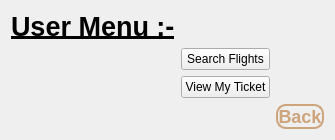
         <widget class="QWidget" name="user_menu_page">
          <layout class="QGridLayout" name="gridLayout_12">
           <item row="1" column="1">
            <widget class="QPushButton" name="btn_search_flight">
             <property name="cursor">
              <cursorShape>PointingHandCursor</cursorShape>
             </property>
             <property name="text">
              <string>Search Flights</string>
             </property>
            </widget>
           </item>
           <item row="2" column="1">
            <widget class="QPushButton" name="btn_view_ticket">
             <property name="cursor">
              <cursorShape>PointingHandCursor</cursorShape>
             </property>
             <property name="text">
              <string>View My Ticket</string>
             </property>
            </widget>
           </item>
           <item row="3" column="2">
            <widget class="QPushButton" name="btn_back_user_menu">
             <property name="cursor">
              <cursorShape>PointingHandCursor</cursorShape>
             </property>
             <property name="styleSheet">
              <string notr="true">QPushButton {
    /* الخلفية شفافة */
    background-color: transparent;
    /* لون الخط (البيج بتاعك) */
    color: #cda47b; 
    /* البرواز */
    border: 2px solid #cda47b;
    /* الحواف دائرية سِنة */
    border-radius: 10px;
    /* الخط عريض (Bold) */
    font-weight: bold;
    /* حجم الخط */
    font-size: 18px;
    /* الحجم الصغير */
    min-width: 20px;
    max-width: 50px;
    min-height: 10px;
    max-height: 35px;
}

/* ستايل لما المستخدم يلمس الزرار بالماوس */
QPushButton:hover {
    background-color: #cda47b;
    color: #3e2723; /* يقلب بني غامق عشان يبان */
}</string>
             </property>
             <property name="text">
              <string>Back</string>
             </property>
            </widget>
           </item>
           <item row="0" column="0">
            <widget class="QLabel" name="lbl_user_menu">
             <property name="maximumSize">
              <size>
               <width>200</width>
               <height>60</height>
              </size>
             </property>
             <property name="font">
              <font>
               <family>Segoe UI</family>
               <pointsize>-1</pointsize>
               <italic>false</italic>
               <bold>true</bold>
               <underline>true</underline>
              </font>
             </property>
             <property name="text">
              <string>&lt;html&gt;&lt;head/&gt;&lt;body&gt;&lt;p&gt;&lt;span style=&quot; font-size:20pt; text-decoration: underline;&quot;&gt;User Menu :-&lt;/span&gt;&lt;/p&gt;&lt;/body&gt;&lt;/html&gt;</string>
             </property>
            </widget>
           </item>
          </layout>
         </widget>
